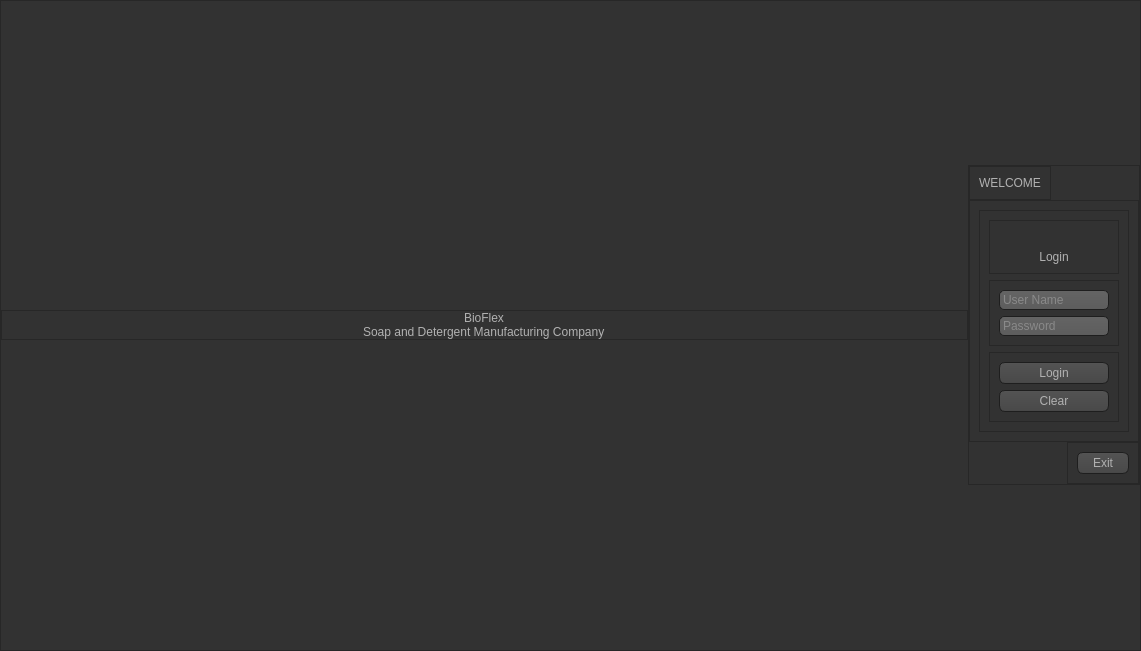
<?xml version="1.0" encoding="UTF-8"?>
<ui version="4.0">
 <class>Dialog</class>
 <widget class="QDialog" name="Dialog">
  <property name="geometry">
   <rect>
    <x>0</x>
    <y>0</y>
    <width>1141</width>
    <height>651</height>
   </rect>
  </property>
  <property name="windowTitle">
   <string>BioFlex | Login</string>
  </property>
  <property name="windowIcon">
   <iconset resource="photos/orange_icons.qrc">
    <normaloff>:/newPrefix/log-in.svg</normaloff>:/newPrefix/log-in.svg</iconset>
  </property>
  <property name="styleSheet">
   <string notr="true">QToolTip
{
     border: 1px solid black;
     background-color: #ffa02f;
     padding: 1px;
     border-radius: 3px;
     opacity: 100;
}

QWidget
{
    color: #b1b1b1;
    background-color: #323232;
}

QTreeView, QListView
{
    background-color: silver;
    margin-left: 5px;
}

QWidget:item:hover
{
    background-color: QLinearGradient( x1: 0, y1: 0, x2: 0, y2: 1, stop: 0 #ffa02f, stop: 1 #ca0619);
    color: #000000;
}

QWidget:item:selected
{
    background-color: QLinearGradient( x1: 0, y1: 0, x2: 0, y2: 1, stop: 0 #ffa02f, stop: 1 #d7801a);
}

QMenuBar::item
{
    background: transparent;
}

QMenuBar::item:selected
{
    background: transparent;
    border: 1px solid #ffaa00;
}

QMenuBar::item:pressed
{
    background: #444;
    border: 1px solid #000;
    background-color: QLinearGradient(
        x1:0, y1:0,
        x2:0, y2:1,
        stop:1 #212121,
        stop:0.4 #343434/*,
        stop:0.2 #343434,
        stop:0.1 #ffaa00*/
    );
    margin-bottom:-1px;
    padding-bottom:1px;
}

QMenu
{
    border: 1px solid #000;
}

QMenu::item
{
    padding: 2px 20px 2px 20px;
}

QMenu::item:selected
{
    color: #000000;
}

QWidget:disabled
{
    color: #808080;
    background-color: #323232;
}

QAbstractItemView
{
    background-color: QLinearGradient( x1: 0, y1: 0, x2: 0, y2: 1, stop: 0 #4d4d4d, stop: 0.1 #646464, stop: 1 #5d5d5d);
}

QWidget:focus
{
    /*border: 1px solid darkgray;*/
}

QLineEdit
{
    background-color: QLinearGradient( x1: 0, y1: 0, x2: 0, y2: 1, stop: 0 #4d4d4d, stop: 0 #646464, stop: 1 #5d5d5d);
    padding: 1px;
    border-style: solid;
    border: 1px solid #1e1e1e;
    border-radius: 5;
}

QPushButton
{
    color: #b1b1b1;
    background-color: QLinearGradient( x1: 0, y1: 0, x2: 0, y2: 1, stop: 0 #565656, stop: 0.1 #525252, stop: 0.5 #4e4e4e, stop: 0.9 #4a4a4a, stop: 1 #464646);
    border-width: 1px;
    border-color: #1e1e1e;
    border-style: solid;
    border-radius: 6;
    padding: 3px;
    font-size: 12px;
    padding-left: 5px;
    padding-right: 5px;
    min-width: 40px;
}

QPushButton:pressed
{
    background-color: QLinearGradient( x1: 0, y1: 0, x2: 0, y2: 1, stop: 0 #2d2d2d, stop: 0.1 #2b2b2b, stop: 0.5 #292929, stop: 0.9 #282828, stop: 1 #252525);
}

QComboBox
{
    selection-background-color: #ffaa00;
    background-color: QLinearGradient( x1: 0, y1: 0, x2: 0, y2: 1, stop: 0 #565656, stop: 0.1 #525252, stop: 0.5 #4e4e4e, stop: 0.9 #4a4a4a, stop: 1 #464646);
    border-style: solid;
    border: 1px solid #1e1e1e;
    border-radius: 5;
}

QComboBox:hover,QPushButton:hover
{
    border: 2px solid QLinearGradient( x1: 0, y1: 0, x2: 0, y2: 1, stop: 0 #ffa02f, stop: 1 #d7801a);
}


QComboBox:on
{
    padding-top: 3px;
    padding-left: 4px;
    background-color: QLinearGradient( x1: 0, y1: 0, x2: 0, y2: 1, stop: 0 #2d2d2d, stop: 0.1 #2b2b2b, stop: 0.5 #292929, stop: 0.9 #282828, stop: 1 #252525);
    selection-background-color: #ffaa00;
}

QComboBox QAbstractItemView
{
    border: 2px solid darkgray;
    selection-background-color: QLinearGradient( x1: 0, y1: 0, x2: 0, y2: 1, stop: 0 #ffa02f, stop: 1 #d7801a);
}

QComboBox::drop-down
{
     subcontrol-origin: padding;
     subcontrol-position: top right;
     width: 15px;

     border-left-width: 0px;
     border-left-color: darkgray;
     border-left-style: solid; /* just a single line */
     border-top-right-radius: 3px; /* same radius as the QComboBox */
     border-bottom-right-radius: 3px;
 }

QComboBox::down-arrow
{
     image: url(:/dark_orange/img/down_arrow.png);
}

QGroupBox
{
    border: 1px solid darkgray;
    margin-top: 10px;
}

QGroupBox:focus
{
    border: 1px solid darkgray;
}

QTextEdit:focus
{
    border: 1px solid darkgray;
}

QScrollBar:horizontal {
     border: 1px solid #222222;
     background: QLinearGradient( x1: 0, y1: 0, x2: 0, y2: 1, stop: 0.0 #121212, stop: 0.2 #282828, stop: 1 #484848);
     height: 7px;
     margin: 0px 16px 0 16px;
}

QScrollBar::handle:horizontal
{
      background: QLinearGradient( x1: 0, y1: 0, x2: 1, y2: 0, stop: 0 #ffa02f, stop: 0.5 #d7801a, stop: 1 #ffa02f);
      min-height: 20px;
      border-radius: 2px;
}

QScrollBar::add-line:horizontal {
      border: 1px solid #1b1b19;
      border-radius: 2px;
      background: QLinearGradient( x1: 0, y1: 0, x2: 1, y2: 0, stop: 0 #ffa02f, stop: 1 #d7801a);
      width: 14px;
      subcontrol-position: right;
      subcontrol-origin: margin;
}

QScrollBar::sub-line:horizontal {
      border: 1px solid #1b1b19;
      border-radius: 2px;
      background: QLinearGradient( x1: 0, y1: 0, x2: 1, y2: 0, stop: 0 #ffa02f, stop: 1 #d7801a);
      width: 14px;
     subcontrol-position: left;
     subcontrol-origin: margin;
}

QScrollBar::right-arrow:horizontal, QScrollBar::left-arrow:horizontal
{
      border: 1px solid black;
      width: 1px;
      height: 1px;
      background: white;
}

QScrollBar::add-page:horizontal, QScrollBar::sub-page:horizontal
{
      background: none;
}

QScrollBar:vertical
{
      background: QLinearGradient( x1: 0, y1: 0, x2: 1, y2: 0, stop: 0.0 #121212, stop: 0.2 #282828, stop: 1 #484848);
      width: 7px;
      margin: 16px 0 16px 0;
      border: 1px solid #222222;
}

QScrollBar::handle:vertical
{
      background: QLinearGradient( x1: 0, y1: 0, x2: 0, y2: 1, stop: 0 #ffa02f, stop: 0.5 #d7801a, stop: 1 #ffa02f);
      min-height: 20px;
      border-radius: 2px;
}

QScrollBar::add-line:vertical
{
      border: 1px solid #1b1b19;
      border-radius: 2px;
      background: QLinearGradient( x1: 0, y1: 0, x2: 0, y2: 1, stop: 0 #ffa02f, stop: 1 #d7801a);
      height: 14px;
      subcontrol-position: bottom;
      subcontrol-origin: margin;
}

QScrollBar::sub-line:vertical
{
      border: 1px solid #1b1b19;
      border-radius: 2px;
      background: QLinearGradient( x1: 0, y1: 0, x2: 0, y2: 1, stop: 0 #d7801a, stop: 1 #ffa02f);
      height: 14px;
      subcontrol-position: top;
      subcontrol-origin: margin;
}

QScrollBar::up-arrow:vertical, QScrollBar::down-arrow:vertical
{
      border: 1px solid black;
      width: 1px;
      height: 1px;
      background: white;
}


QScrollBar::add-page:vertical, QScrollBar::sub-page:vertical
{
      background: none;
}

QTextEdit
{
    background-color: #242424;
}

QPlainTextEdit
{
    background-color: #242424;
}

QHeaderView::section
{
    background-color: QLinearGradient(x1:0, y1:0, x2:0, y2:1, stop:0 #616161, stop: 0.5 #505050, stop: 0.6 #434343, stop:1 #656565);
    color: white;
    padding-left: 4px;
    border: 1px solid #6c6c6c;
}

QCheckBox:disabled
{
color: #414141;
}

QDockWidget::title
{
    text-align: center;
    spacing: 3px; /* spacing between items in the tool bar */
    background-color: QLinearGradient(x1:0, y1:0, x2:0, y2:1, stop:0 #323232, stop: 0.5 #242424, stop:1 #323232);
}

QDockWidget::close-button, QDockWidget::float-button
{
    text-align: center;
    spacing: 1px; /* spacing between items in the tool bar */
    background-color: QLinearGradient(x1:0, y1:0, x2:0, y2:1, stop:0 #323232, stop: 0.5 #242424, stop:1 #323232);
}

QDockWidget::close-button:hover, QDockWidget::float-button:hover
{
    background: #242424;
}

QDockWidget::close-button:pressed, QDockWidget::float-button:pressed
{
    padding: 1px -1px -1px 1px;
}

QMainWindow::separator
{
    background-color: QLinearGradient(x1:0, y1:0, x2:0, y2:1, stop:0 #161616, stop: 0.5 #151515, stop: 0.6 #212121, stop:1 #343434);
    color: white;
    padding-left: 4px;
    border: 1px solid #4c4c4c;
    spacing: 3px; /* spacing between items in the tool bar */
}

QMainWindow::separator:hover
{

    background-color: QLinearGradient(x1:0, y1:0, x2:0, y2:1, stop:0 #d7801a, stop:0.5 #b56c17 stop:1 #ffa02f);
    color: white;
    padding-left: 4px;
    border: 1px solid #6c6c6c;
    spacing: 3px; /* spacing between items in the tool bar */
}

QToolBar::handle
{
     spacing: 3px; /* spacing between items in the tool bar */
     background: url(:/dark_orange/img/handle.png);
}

QMenu::separator
{
    height: 2px;
    background-color: QLinearGradient(x1:0, y1:0, x2:0, y2:1, stop:0 #161616, stop: 0.5 #151515, stop: 0.6 #212121, stop:1 #343434);
    color: white;
    padding-left: 4px;
    margin-left: 10px;
    margin-right: 5px;
}

QProgressBar
{
    border: 2px solid grey;
    border-radius: 5px;
    text-align: center;
}

QProgressBar::chunk
{
    background-color: #d7801a;
    width: 2.15px;
    margin: 0.5px;
}

QTabBar::tab {
    color: #b1b1b1;
    border: 1px solid #444;
    border-bottom-style: none;
    background-color: #323232;
    padding-left: 10px;
    padding-right: 10px;
    padding-top: 3px;
    padding-bottom: 2px;
    margin-right: -1px;
}

QTabWidget::pane {
    border: 1px solid #444;
    top: 1px;
}

QTabBar::tab:last
{
    margin-right: 0; /* the last selected tab has nothing to overlap with on the right */
    border-top-right-radius: 3px;
}

QTabBar::tab:first:!selected
{
 margin-left: 0px; /* the last selected tab has nothing to overlap with on the right */


    border-top-left-radius: 3px;
}

QTabBar::tab:!selected
{
    color: #b1b1b1;
    border-bottom-style: solid;
    margin-top: 3px;
    background-color: QLinearGradient(x1:0, y1:0, x2:0, y2:1, stop:1 #212121, stop:.4 #343434);
}

QTabBar::tab:selected
{
    border-top-left-radius: 3px;
    border-top-right-radius: 3px;
    margin-bottom: 0px;
}

QTabBar::tab:!selected:hover
{
    /*border-top: 2px solid #ffaa00;
    padding-bottom: 3px;*/
    border-top-left-radius: 3px;
    border-top-right-radius: 3px;
    background-color: QLinearGradient(x1:0, y1:0, x2:0, y2:1, stop:1 #212121, stop:0.4 #343434, stop:0.2 #343434, stop:0.1 #ffaa00);
}

QRadioButton::indicator:checked, QRadioButton::indicator:unchecked{
    color: #b1b1b1;
    background-color: #323232;
    border: 1px solid #b1b1b1;
    border-radius: 6px;
}

QRadioButton::indicator:checked
{
    background-color: qradialgradient(
        cx: 0.5, cy: 0.5,
        fx: 0.5, fy: 0.5,
        radius: 1.0,
        stop: 0.25 #ffaa00,
        stop: 0.3 #323232
    );
}

QCheckBox::indicator{
    color: #b1b1b1;
    background-color: #323232;
    border: 1px solid #b1b1b1;
    width: 9px;
    height: 9px;
}

QRadioButton::indicator
{
    border-radius: 6px;
}

QRadioButton::indicator:hover, QCheckBox::indicator:hover
{
    border: 1px solid #ffaa00;
}

QCheckBox::indicator:checked
{
    image:url(:/dark_orange/img/checkbox.png);
}

QCheckBox::indicator:disabled, QRadioButton::indicator:disabled
{
    border: 1px solid #444;
}


QSlider::groove:horizontal {
    border: 1px solid #3A3939;
    height: 8px;
    background: #201F1F;
    margin: 2px 0;
    border-radius: 2px;
}

QSlider::handle:horizontal {
    background: QLinearGradient( x1: 0, y1: 0, x2: 0, y2: 1,
      stop: 0.0 silver, stop: 0.2 #a8a8a8, stop: 1 #727272);
    border: 1px solid #3A3939;
    width: 14px;
    height: 14px;
    margin: -4px 0;
    border-radius: 2px;
}

QSlider::groove:vertical {
    border: 1px solid #3A3939;
    width: 8px;
    background: #201F1F;
    margin: 0 0px;
    border-radius: 2px;
}

QSlider::handle:vertical {
    background: QLinearGradient( x1: 0, y1: 0, x2: 0, y2: 1, stop: 0.0 silver,
      stop: 0.2 #a8a8a8, stop: 1 #727272);
    border: 1px solid #3A3939;
    width: 14px;
    height: 14px;
    margin: 0 -4px;
    border-radius: 2px;
}

QAbstractSpinBox {
    padding-top: 2px;
    padding-bottom: 2px;
    border: 1px solid darkgray;

    border-radius: 2px;
    min-width: 50px;
}

</string>
  </property>
  <layout class="QVBoxLayout" name="verticalLayout">
   <property name="spacing">
    <number>0</number>
   </property>
   <property name="leftMargin">
    <number>0</number>
   </property>
   <property name="topMargin">
    <number>0</number>
   </property>
   <property name="rightMargin">
    <number>0</number>
   </property>
   <property name="bottomMargin">
    <number>0</number>
   </property>
   <item>
    <widget class="QFrame" name="frame">
     <property name="frameShape">
      <enum>QFrame::StyledPanel</enum>
     </property>
     <property name="frameShadow">
      <enum>QFrame::Raised</enum>
     </property>
     <layout class="QHBoxLayout" name="horizontalLayout">
      <property name="spacing">
       <number>0</number>
      </property>
      <property name="leftMargin">
       <number>0</number>
      </property>
      <property name="topMargin">
       <number>0</number>
      </property>
      <property name="rightMargin">
       <number>0</number>
      </property>
      <property name="bottomMargin">
       <number>0</number>
      </property>
      <item alignment="Qt::AlignVCenter">
       <widget class="QFrame" name="frame_3">
        <property name="sizePolicy">
         <sizepolicy hsizetype="Preferred" vsizetype="Preferred">
          <horstretch>0</horstretch>
          <verstretch>0</verstretch>
         </sizepolicy>
        </property>
        <property name="styleSheet">
         <string notr="true"/>
        </property>
        <property name="frameShape">
         <enum>QFrame::StyledPanel</enum>
        </property>
        <property name="frameShadow">
         <enum>QFrame::Raised</enum>
        </property>
        <layout class="QVBoxLayout" name="verticalLayout_2">
         <property name="spacing">
          <number>0</number>
         </property>
         <property name="leftMargin">
          <number>0</number>
         </property>
         <property name="topMargin">
          <number>0</number>
         </property>
         <property name="rightMargin">
          <number>0</number>
         </property>
         <property name="bottomMargin">
          <number>0</number>
         </property>
         <item alignment="Qt::AlignHCenter|Qt::AlignVCenter">
          <widget class="QLabel" name="label">
           <property name="autoFillBackground">
            <bool>false</bool>
           </property>
           <property name="styleSheet">
            <string notr="true">
font: 75 72pt &quot;Century Gothic&quot;;

</string>
           </property>
           <property name="text">
            <string>BioFlex</string>
           </property>
           <property name="scaledContents">
            <bool>true</bool>
           </property>
           <property name="alignment">
            <set>Qt::AlignCenter</set>
           </property>
           <property name="wordWrap">
            <bool>false</bool>
           </property>
          </widget>
         </item>
         <item alignment="Qt::AlignHCenter|Qt::AlignVCenter">
          <widget class="QLabel" name="label_2">
           <property name="styleSheet">
            <string notr="true">font: 75 20pt &quot;Century Gothic&quot;;</string>
           </property>
           <property name="text">
            <string>Soap and Detergent Manufacturing Company</string>
           </property>
          </widget>
         </item>
        </layout>
       </widget>
      </item>
      <item>
       <widget class="QFrame" name="frame_2">
        <property name="sizePolicy">
         <sizepolicy hsizetype="Fixed" vsizetype="Fixed">
          <horstretch>0</horstretch>
          <verstretch>0</verstretch>
         </sizepolicy>
        </property>
        <property name="styleSheet">
         <string notr="true"/>
        </property>
        <property name="frameShape">
         <enum>QFrame::StyledPanel</enum>
        </property>
        <property name="frameShadow">
         <enum>QFrame::Raised</enum>
        </property>
        <layout class="QVBoxLayout" name="verticalLayout_3">
         <property name="spacing">
          <number>0</number>
         </property>
         <property name="leftMargin">
          <number>0</number>
         </property>
         <property name="topMargin">
          <number>0</number>
         </property>
         <property name="rightMargin">
          <number>0</number>
         </property>
         <property name="bottomMargin">
          <number>0</number>
         </property>
         <item alignment="Qt::AlignTop">
          <widget class="QFrame" name="frame_4">
           <property name="sizePolicy">
            <sizepolicy hsizetype="Fixed" vsizetype="Fixed">
             <horstretch>0</horstretch>
             <verstretch>0</verstretch>
            </sizepolicy>
           </property>
           <property name="frameShape">
            <enum>QFrame::StyledPanel</enum>
           </property>
           <property name="frameShadow">
            <enum>QFrame::Raised</enum>
           </property>
           <layout class="QVBoxLayout" name="verticalLayout_4">
            <item>
             <widget class="QLabel" name="label_5">
              <property name="styleSheet">
               <string notr="true">font: 75 38pt &quot;Century Gothic&quot;;
</string>
              </property>
              <property name="text">
               <string>WELCOME</string>
              </property>
              <property name="alignment">
               <set>Qt::AlignCenter</set>
              </property>
             </widget>
            </item>
           </layout>
          </widget>
         </item>
         <item>
          <widget class="QFrame" name="frame_5">
           <property name="sizePolicy">
            <sizepolicy hsizetype="Fixed" vsizetype="Fixed">
             <horstretch>0</horstretch>
             <verstretch>0</verstretch>
            </sizepolicy>
           </property>
           <property name="frameShape">
            <enum>QFrame::StyledPanel</enum>
           </property>
           <property name="frameShadow">
            <enum>QFrame::Raised</enum>
           </property>
           <layout class="QVBoxLayout" name="verticalLayout_5">
            <item>
             <widget class="QFrame" name="frame_8">
              <property name="frameShape">
               <enum>QFrame::StyledPanel</enum>
              </property>
              <property name="frameShadow">
               <enum>QFrame::Raised</enum>
              </property>
              <layout class="QVBoxLayout" name="verticalLayout_7">
               <item>
                <widget class="QFrame" name="frame_7">
                 <property name="frameShape">
                  <enum>QFrame::StyledPanel</enum>
                 </property>
                 <property name="frameShadow">
                  <enum>QFrame::Raised</enum>
                 </property>
                 <layout class="QVBoxLayout" name="verticalLayout_8">
                  <item>
                   <widget class="QLabel" name="label_3">
                    <property name="styleSheet">
                     <string notr="true"/>
                    </property>
                    <property name="text">
                     <string/>
                    </property>
                    <property name="pixmap">
                     <pixmap resource="photos/admin.qrc">:/newPrefix/admin.png</pixmap>
                    </property>
                    <property name="scaledContents">
                     <bool>true</bool>
                    </property>
                   </widget>
                  </item>
                  <item>
                   <widget class="QLabel" name="label_6">
                    <property name="styleSheet">
                     <string notr="true">font: 75 21pt &quot;Century Gothic&quot;;
</string>
                    </property>
                    <property name="text">
                     <string>Login</string>
                    </property>
                    <property name="alignment">
                     <set>Qt::AlignCenter</set>
                    </property>
                   </widget>
                  </item>
                 </layout>
                </widget>
               </item>
               <item>
                <widget class="QFrame" name="frame_9">
                 <property name="frameShape">
                  <enum>QFrame::StyledPanel</enum>
                 </property>
                 <property name="frameShadow">
                  <enum>QFrame::Raised</enum>
                 </property>
                 <layout class="QVBoxLayout" name="verticalLayout_9">
                  <item>
                   <widget class="QLineEdit" name="admin_username">
                    <property name="styleSheet">
                     <string notr="true">font: 13pt &quot;Century Gothic&quot;;
</string>
                    </property>
                    <property name="inputMask">
                     <string/>
                    </property>
                    <property name="text">
                     <string/>
                    </property>
                    <property name="placeholderText">
                     <string>User Name</string>
                    </property>
                   </widget>
                  </item>
                  <item>
                   <widget class="QLineEdit" name="admin_password">
                    <property name="styleSheet">
                     <string notr="true">font: 13pt &quot;Century Gothic&quot;;</string>
                    </property>
                    <property name="inputMethodHints">
                     <set>Qt::ImhHiddenText|Qt::ImhNoAutoUppercase|Qt::ImhNoPredictiveText|Qt::ImhSensitiveData</set>
                    </property>
                    <property name="echoMode">
                     <enum>QLineEdit::Password</enum>
                    </property>
                    <property name="placeholderText">
                     <string>Password</string>
                    </property>
                    <property name="clearButtonEnabled">
                     <bool>false</bool>
                    </property>
                   </widget>
                  </item>
                 </layout>
                </widget>
               </item>
               <item alignment="Qt::AlignTop">
                <widget class="QFrame" name="frame_10">
                 <property name="frameShape">
                  <enum>QFrame::StyledPanel</enum>
                 </property>
                 <property name="frameShadow">
                  <enum>QFrame::Raised</enum>
                 </property>
                 <layout class="QVBoxLayout" name="verticalLayout_10">
                  <item>
                   <widget class="QPushButton" name="login">
                    <property name="styleSheet">
                     <string notr="true">font: 75 16pt &quot;Century Gothic&quot;;
</string>
                    </property>
                    <property name="text">
                     <string>Login</string>
                    </property>
                   </widget>
                  </item>
                  <item>
                   <widget class="QPushButton" name="clear">
                    <property name="styleSheet">
                     <string notr="true">font: 75 16pt &quot;Century Gothic&quot;;
</string>
                    </property>
                    <property name="text">
                     <string>Clear</string>
                    </property>
                   </widget>
                  </item>
                 </layout>
                </widget>
               </item>
              </layout>
             </widget>
            </item>
           </layout>
          </widget>
         </item>
         <item alignment="Qt::AlignRight|Qt::AlignBottom">
          <widget class="QFrame" name="frame_6">
           <property name="sizePolicy">
            <sizepolicy hsizetype="Fixed" vsizetype="Fixed">
             <horstretch>0</horstretch>
             <verstretch>0</verstretch>
            </sizepolicy>
           </property>
           <property name="frameShape">
            <enum>QFrame::StyledPanel</enum>
           </property>
           <property name="frameShadow">
            <enum>QFrame::Raised</enum>
           </property>
           <layout class="QVBoxLayout" name="verticalLayout_6">
            <item>
             <widget class="QPushButton" name="quit">
              <property name="styleSheet">
               <string notr="true">font: 75 16pt &quot;Century Gothic&quot;;
</string>
              </property>
              <property name="text">
               <string>Exit</string>
              </property>
              <property name="icon">
               <iconset resource="photos/orange_icons.qrc">
                <normaloff>:/newPrefix/log-out.svg</normaloff>:/newPrefix/log-out.svg</iconset>
              </property>
              <property name="iconSize">
               <size>
                <width>25</width>
                <height>25</height>
               </size>
              </property>
             </widget>
            </item>
           </layout>
          </widget>
         </item>
        </layout>
       </widget>
      </item>
     </layout>
    </widget>
   </item>
  </layout>
 </widget>
 <resources>
  <include location="photos/admin.qrc"/>
  <include location="photos/orange_icons.qrc"/>
  <include location="photos/background.qrc"/>
  <include location="photos/loginbg_admin.qrc"/>
  <include location="blue_icons.qrc"/>
 </resources>
 <connections/>
</ui>
